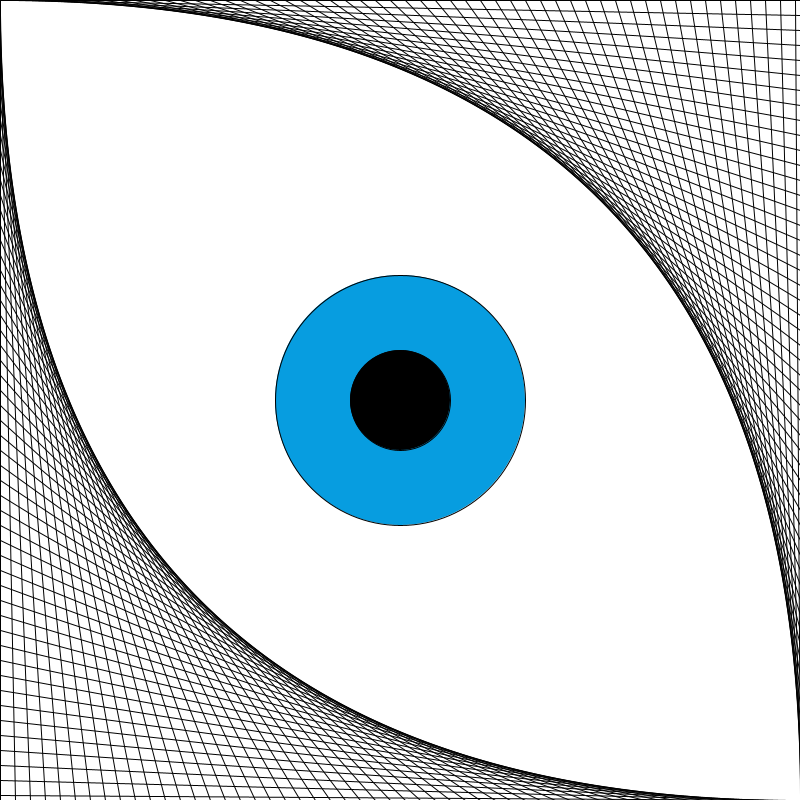
Frame 1 (no input)
Frame 60 (the mouse pressed at the canvas centre just before this capture): identical to frame 1, image omitted
Frame 120 (the mouse held since frame 60 and released just before this capture): blank canvas, image omitted

The Processing sketch that drew this single still picture (run headless with seeded random() and noise(); from frame 60 on, the mouse is pressed at the canvas centre):

// Processing sketch: BLINKING_EYE
// ── BLINKING_EYE.pde
void setup() {
  size(800,800);
}


void draw() {
background(255);
  for (int x=0; x<=width; x+=15) {
    line(x, 0, width, x);
    line(0, x, x, height);
  }
  fill(7,157,224);
  ellipse(width/2,height/2,250,250);
  fill(0);
  ellipse(width/2,height/2,100,100);
  if(mousePressed==true){
  background(0);
  }
}
